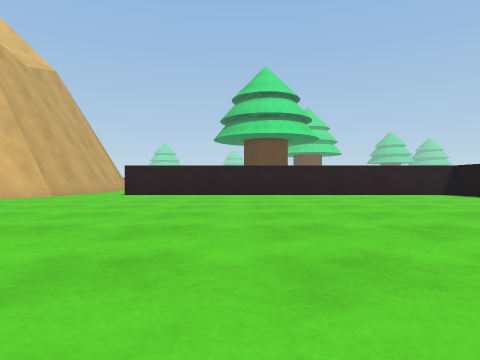
[1] (above)

24 first-person views from a walk through a 3-D level made in the Unity game engine. The camera is 0.46 m above the floor, looks level and sees 75° across. The floor is counted in squares, 1 m on a side. Each view is taken from the middle of a square. On the plan, view 1 faces up. The plan holds only what a view shows up to about 9 squares ahead; the rest is blank. The place goes on beyond the plan. The player is left out.

[2]
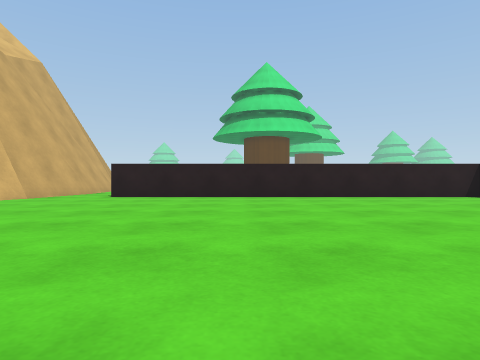

[3]
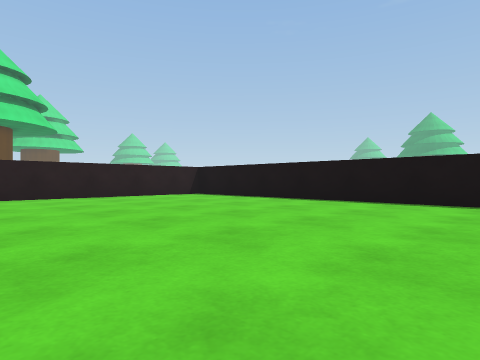

[4]
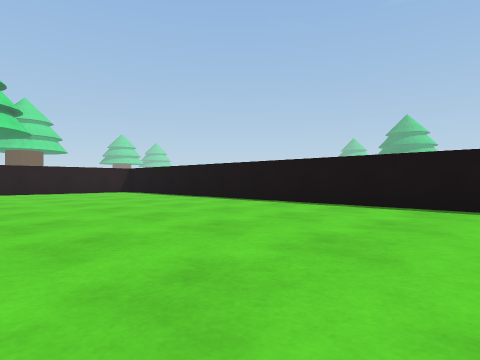

[5]
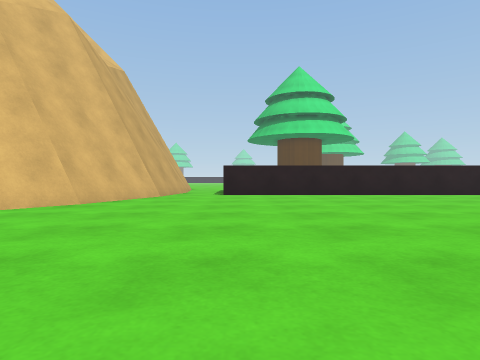

[6]
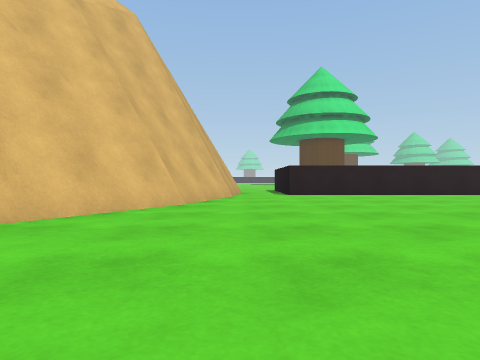

[7]
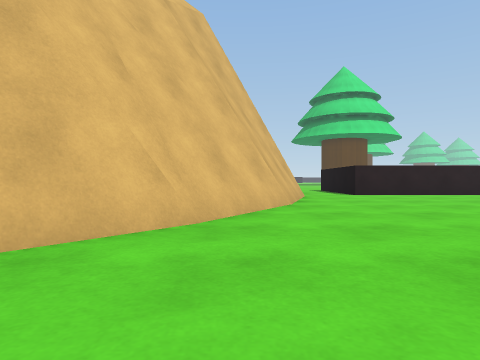

[8]
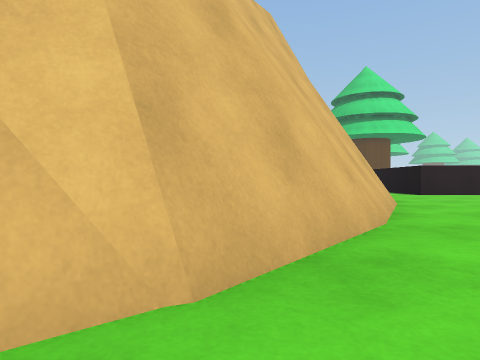

[9]
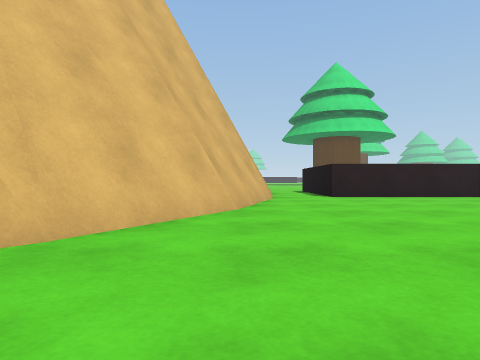

[10]
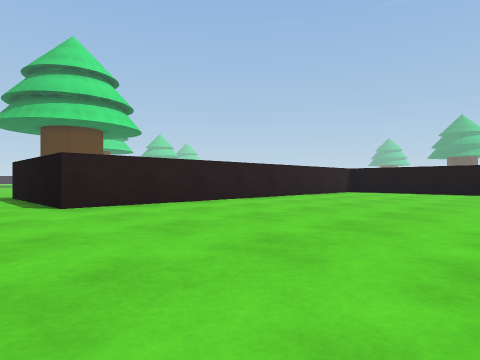

[11]
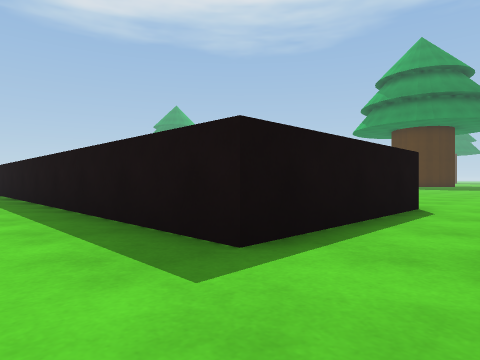

[12]
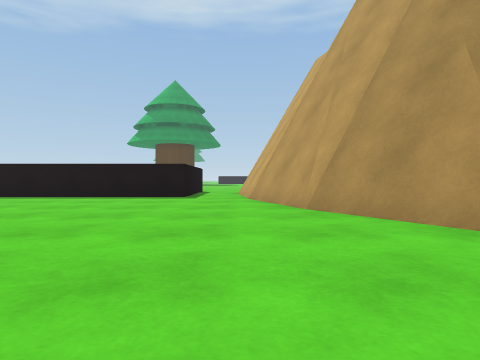

[13]
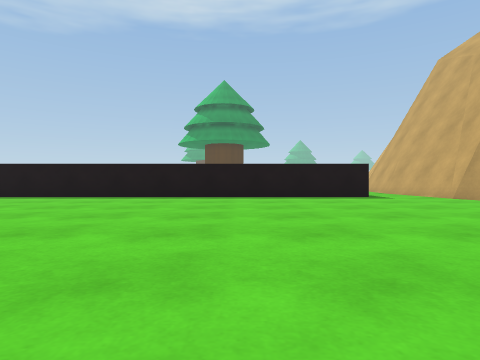

[14]
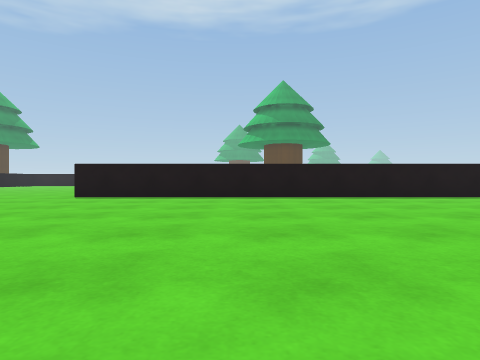

[15]
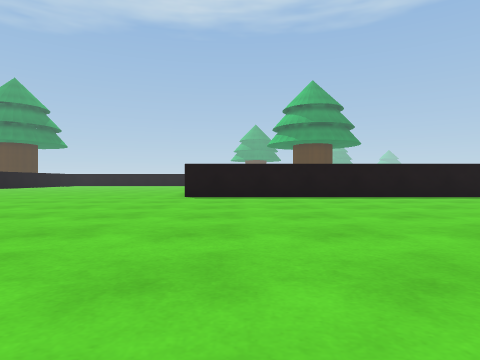

[16]
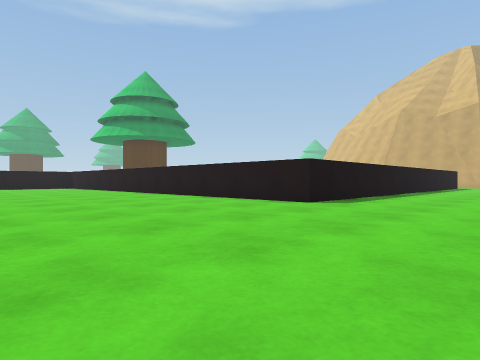

[17]
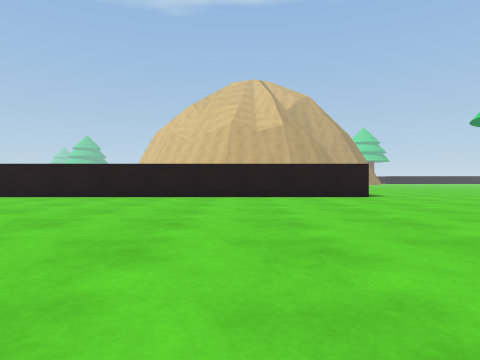

[18]
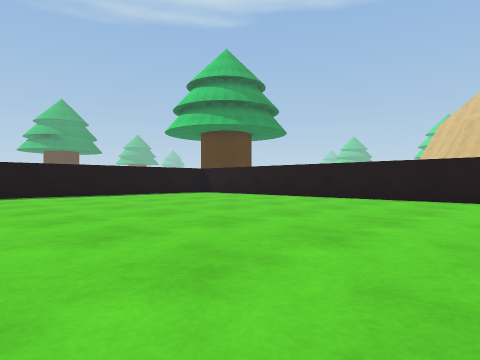

[19]
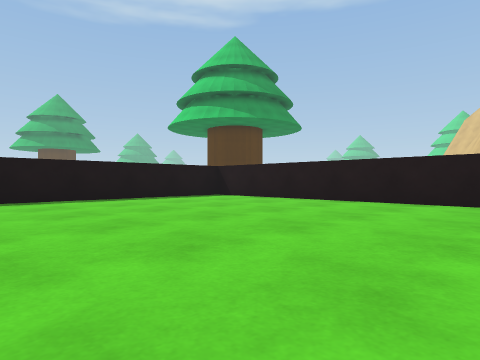

[20]
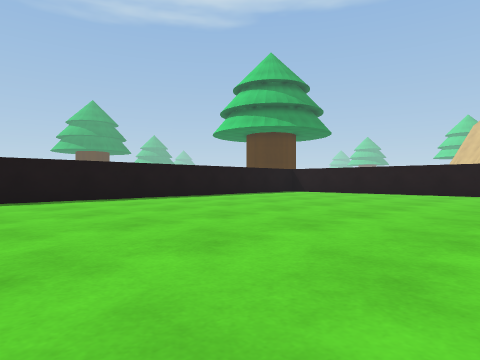

[21]
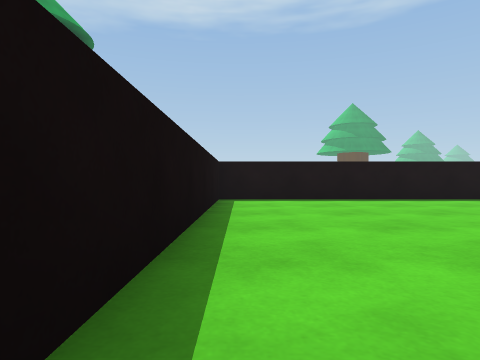

[22]
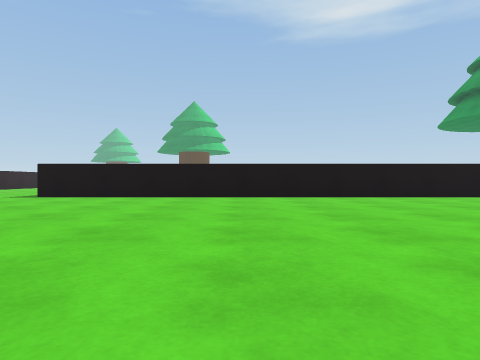

[23]
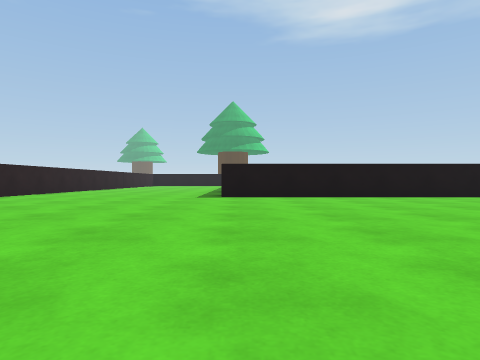

[24]
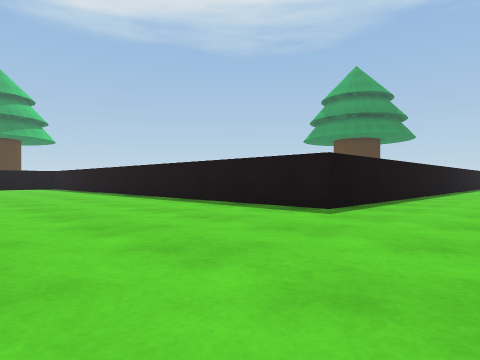

### Floor plan
Points are (right, up) in squares from view 1. A wall is a line through its corners. A room is listed if a view was taken in it or the views show most of it. See-through windows are left out.
Room 1 (views 1, 2, 3, 4, 5, 6, 7, 8, 9, 10)
walls: (-6.1, 6.1) (-7.6, 3.4); (-6.3, 6) (-7.7, 3.5); (-7.5, 3.5) (-9.3, 1.2); (-7.6, 3.7) (-7.8, 3.2); (-7.8, 3.4) (-9.4, 1.5) (-10.1, 1.2); (-7.8, 3.8) (-8, 3.3); (-5.7, 8.4) (-6.4, 6); (-5.5, 8.8) (-5.8, 8.2); (-5.3, 10.1) (-5.4, 8.6) (-6.2, 5.9); (6.5, -1.4) (6.5, 9.5) (-3.5, 9.5)
low walls: (-5.1, 10.1) (-5.3, 8.8) (-5.5, 8.4); (-9.4, 1.2) (-9.8, 0.9)
ways out: opening at (-4, 10) to room 2
Room 2 (views 11, 12, 13, 14, 15, 16, 17, 18, 19, 20, 21, 22, 23, 24)
walls: (22, 19.5) (21.4, 19.5); (-5.4, 13.6) (-5.4, 13); (-3.5, 9.5) (-3.5, 13.5) (10.5, 13.5) (10.5, -0.2); (-5.6, 13.9) (-5.5, 12.9); (-6.2, 17) (-5.3, 14.2); (-6.3, 16.6) (-5.6, 14.3) (-5.6, 13.8); (-7.3, 19.2) (-6, 16.8); (-7.5, 19) (-6.2, 16.5); (11.8, -1.5) (21.5, -1.5) (21.5, 13.5) (27.2, 13.5)
ways out: opening at (-4, 10) to room 1

Where each view was taken, in squares from view 1:
view 1: 0 up, 0 right, facing up
view 2: 1 up, 0 right, facing up
view 3: 1 up, 0 right, facing up-right
view 4: 2 down, 1 right, facing up-right
view 5: 0 up, 3 left, facing up
view 6: 0 up, 5 left, facing up
view 7: 0 up, 7 left, facing up
view 8: 0 up, 9 left, facing up
view 9: 1 up, 6 left, facing up
view 10: 4 up, 5 left, facing up-right
view 11: 15 up, 5 left, facing down-right
view 12: 22 up, 5 left, facing down
view 13: 22 up, 0 right, facing down
view 14: 22 up, 6 right, facing down
view 15: 22 up, 9 right, facing down
view 16: 17 up, 16 right, facing down-left
view 17: 10 up, 19 right, facing left
view 18: 8 up, 18 right, facing down-left
view 19: 6 up, 17 right, facing down-left
view 20: 6 up, 21 right, facing down-left
view 21: 6 up, 21 right, facing down
view 22: 8 up, 13 right, facing right
view 23: 13 up, 13 right, facing right
view 24: 18 up, 19 right, facing down-right
